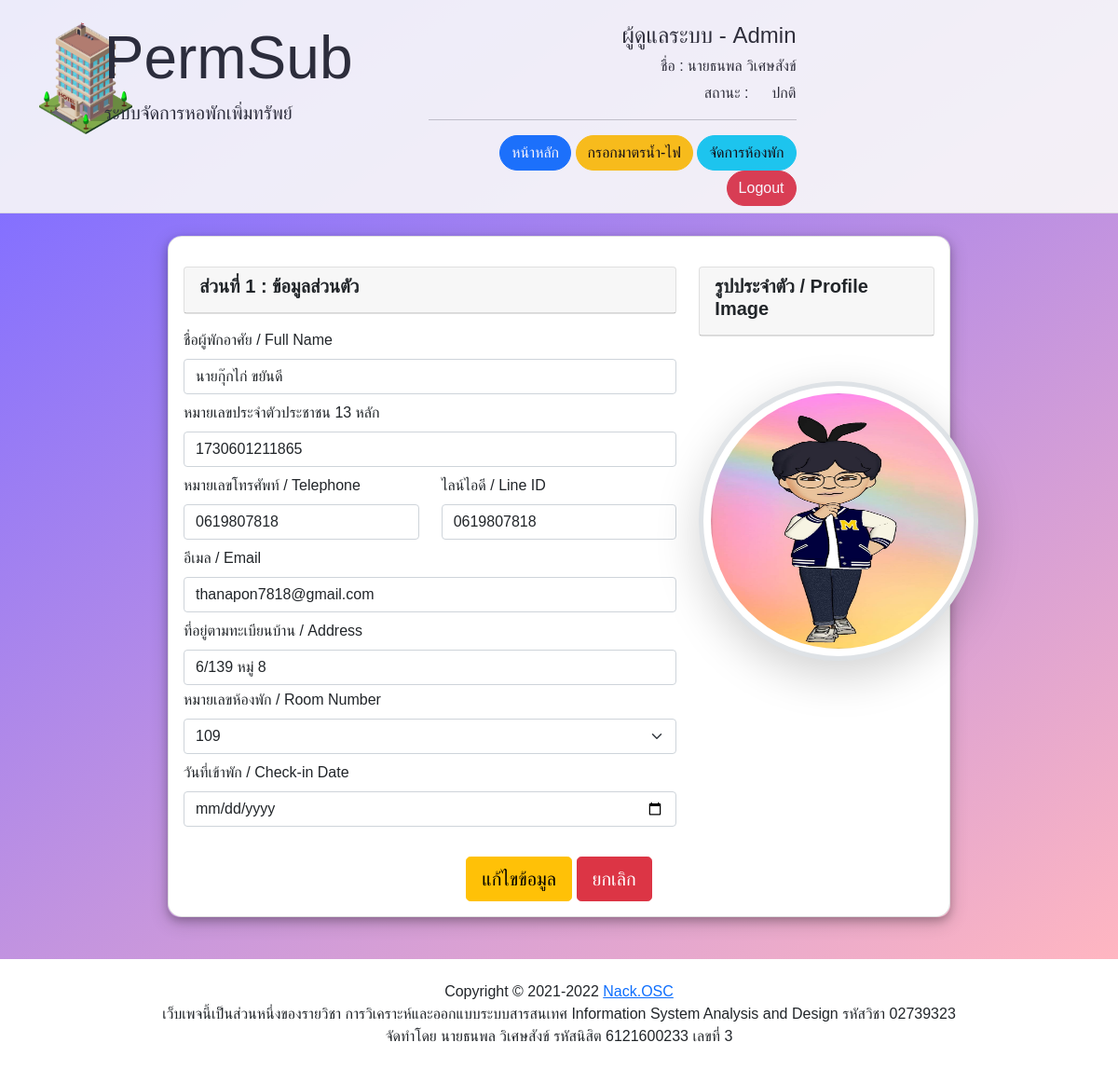
Screenshot of /sa/edit_page.php?id=39 (signed in) with the database file from the repository.
### tables this page shows
CREATE TABLE `users` (
  `user_id` int(11) NOT NULL,
  `room_id` int(3) NOT NULL,
  `status` varchar(5) NOT NULL DEFAULT 'user',
  `username` varchar(100) NOT NULL,
  `password` varchar(100) NOT NULL,
  `name` text NOT NULL,
  `phone` text NOT NULL,
  `line` text NOT NULL,
  `email` varchar(100) NOT NULL,
  `address` text NOT NULL,
  `id_card` text NOT NULL,
  `image` text NOT NULL,
  `check_in` date NOT NULL DEFAULT current_timestamp()
);

CREATE TABLE `rooms` (
  `room_id` int(3) NOT NULL,
  `check_in` date NOT NULL DEFAULT current_timestamp()
);

### sa/functions/functions.php (called while the page is built, shortened)
<?php
    class DB_con {
        function __construct() {
            $conn = mysqli_connect(DB_SERVER, DB_USER, DB_PASS, DB_NAME);
            $this->dbcon = $conn;
        }
        public function edit_profile($id){
            $result = mysqli_query($this->dbcon,
            "SELECT *
            FROM users
            INNER JOIN rooms
            ON users.room_id = rooms.room_id
            -- INNER JOIN invoices
            -- ON rooms.room_id = invoices.room_id
            -- INNER JOIN receipts
            -- ON receipts.invoice_id = invoices.invoice_id
            WHERE user_id ='$id' ");
            return $result;
        }
    }
?>

### sa/edit_page.php (the view, shortened to what this page needs)
<?php
    if ($_SESSION['user_id'] == "" || $_SESSION['status'] == "user" ) {
        header("location: welcome.php");
    }  else {
        include_once('functions/functions.php');
        $userdata = new DB_con();
        $result = $userdata->edit_profile($_GET['id']);
        $row =  mysqli_fetch_assoc($result);
?>
<!DOCTYPE html>
<html lang="en">
<head>
    <link rel="stylesheet" href="https://stackpath.bootstrapcdn.com/bootstrap/5.0.0-alpha1/css/bootstrap.min.css"
>
    <link rel="stylesheet" href="https://cdn.jsdelivr.net/npm/bootstrap-icons@1.4.0/font/bootstrap-icons.css">
    <link rel="stylesheet" href="style.css" type="text/css">
    <link rel="stylesheet" href="https://cdn.jsdelivr.net/chartist.js/latest/chartist.min.css">
</head>
<body class="font-set bg-set">
    <nav class="navbar navbar-light bg-light" style="opacity: 0.9;">
        <div class="container">
            <div class="row" style="opacity: 2;">
                <div class="col text-left mt-3">
                    <div class="row">
                        <div class="col-2">
                            <img class="mb-3" src="img/logo.png" style="width:100px;">
                        </div>
                        <div class="col">
                            <h3 class="display-3">PermSub</h3>
                            <h5>ระบบจัดการหอพักเพิ่มทรัพย์</h5>
                        </div>
                    </div>
                </div>
                <div class="mt-3 col" style="text-align: right;">
                    <h4>ผู้ดูแลระบบ - Admin</h4>
                    <h6>ชื่อ : <?php echo $_SESSION['name']; ?></h6>
                    <span>สถานะ : <div class="spinner-grow spinner-grow-sm text-success" role="status"></div><span
                            color="success"> ปกติ </span></span>
                    <hr>
                    <a href="admin.php" class="btn btn-primary rounded-pill">หน้าหลัก</a>
                    <a href="input_unit.php?id=1" class="btn btn-warning rounded-pill">กรอกมาตรน้ำ-ไฟ</a>
                    <a href="welcome_admin.php" class="btn btn-info rounded-pill">จัดการห้องพัก</a>
                    <a href="logout.php" class="btn btn-danger rounded-pill">Logout</a>
                </div>
            </div>
        </div>
    </nav>
    <div class="bg-set font-set pt-4">
        <div class="shadow-set " style="margin:auto; width:70%;">
            <div class="card" style="border-radius: 15px;">
                <div class="card-body">
                    <form name="reg_form" method="post" enctype=multipart/form-data>
                        <div class="row">
                            <div class="col-8">
                                <div class="mt-3 card">
                                    <div class="card-header">
                                        <h5><strong>ส่วนที่ 1 : ข้อมูลส่วนตัว</strong></h5>
                                    </div>
                                </div>
                                <div class="mt-2 mb-2 mr-2 ml-2">
                                    <div class="mt-3">
                                        <label for="fullname" class="form-label">ชื่อผู้พักอาศัย / Full Name</label>
                                        <input type="text" class="form-control" id="name" name="name"
                                            placeholder="นาย/นาง/นางสาว ชื่อ-นามสกุล"
                                            value="<?php echo $row["name"]; ?>" maxlength="50" required>
                                    </div>
                                    <div class="mt-2">
                                        <label for="fullname" class="form-label">หมายเลขประจำตัวประชาชน 13 หลัก</label>
                                        <input type="text" class="form-control" id="card" name="card"
                                            placeholder="กรอกหมายเลขประจำตัวประชาชน 13 หลัก"
                                            value="<?php echo $row["id_card"]; ?>" maxlength="13" required>
                                    </div>
                                    <div class="row">
                                        <div class="col">
                                            <div class="mt-2">
                                                <label for="fullname" class="form-label">หมายเลขโทรศัพท์ /
                                                    Telephone</label>
                                                <input type="text" class="form-control" id="phone" name="phone"
                                                    placeholder="06X-XXX-XXXX" value="<?php echo $row["phone"]; ?>"
                                                    maxlength="10" required>
                                            </div>
                                        </div>
                                        <div class="col">
                                            <div class="mt-2">
                                                <label class="form-label">ไลน์ไอดี / Line ID</label>
                                                <input type="text" class="form-control" id="line" name="line"
                                                    placeholder="กรอก Line ID" value="<?php echo $row["line"]; ?>"
                                                    maxlength="50" required>
                                            </div>
                                        </div>
                                    </div>
                                    <div class="mt-2">
                                        <label class="form-label">อีเมล / Email</label>
                                        <input type="email" class="form-control" id="email" name="email"
                                            placeholder="กรอก Email" value="<?php echo $row["email"]; ?>" maxlength="50"
                                            required>
                                    </div>
                                    <div class="mt-2">
                                        <label class="form-label">ที่อยู่ตามทะเบียนบ้าน / Address</label>
                                        <input type="text" class="form-control" id="address" name="address"
                                            placeholder="บ้านเลขที่ หมู่ ตำบล อำเภอ จังหวัด รหัสไปรษณีย์ "
                                            value="<?php echo $row["address"]; ?>" maxlength="100" required>
                                    </div>
                                    <div class="mt-1">
                                        <label   label class="form-label">หมายเลขห้องพัก / Room Number</label>
                                        <select class="form-select" name="room" id="room">
                                            <option value="<?php echo $row["room_id"]; ?>" selected><?php echo $row["room_id"]; ?></option>
                                        </select>
                                    </div>
                                    <div class="mt-2">
                                    <label for="check-in" class="form-label">วันที่เข้าพัก / Check-in Date</label>
                                    <input class="form-control" type="date" id="check-in" name="check-in" required>
                                </div>
                                </div>
                            </div>
                            <div class="col-4">
                                <div class="mt-3 card">
                                    <div class="card-header">
                                        <h5><strong>รูปประจำตัว / Profile Image</strong></h5>
                                    </div>
                                </div>
                                    <div class="mt-5 text-center">
                                        <?php
                                        if(empty($row['image'])){ ?>
                                        <img src="img/preprofile.png" alt="" style="height:400px; width:400px;">
                                        <?php }else{
                                            ?>
                                        <img class="border border-5 rounded-pill shadow-lg p-2 mb-5 bg-body rounded" src="<?php echo $row['image']; ?>" alt=""
                                            style="height: 300px; width:300px;">
                                        <?php
                                        } ?>
                                    </div>
                            </div>
                        </div>
                        <div class="text-center " style="margin:auto;width:300px;">
                            <br>
                            <button type="submit" name="submit" id="submit" class="btn btn-warning btn-lg">แก้ไขข้อมูล</button>
                            <a href="welcome_admin.php" type="submit" name="submit" id="submit"
                                class="btn btn-danger btn-lg">ยกเลิก</a>
                        </div>
                    </form>
                </div>
            </div>
        </div>
    </div>
</body>
<footer class="text-center pb-2 mt-2" style="padding-top:15px;background-color: white;">
    <span>Copyright &copy; 2021-2022 <a
            href="https://www.facebook.com/me/">Nack.OSC</a><br>เว็บเพจนี้เป็นส่วนหนึ่งของรายวิชา
        การวิเคราะห์และออกแบบระบบสารสนเทศ Information System Analysis and Design รหัสวิชา 02739323</span>
    <p>จัดทำโดย นายธนพล วิเศษสังข์ รหัสนิสิต 6121600233 เลขที่ 3</p>
</footer>
</html>
<?php
}
?>

### sa/style.css (style rules this page uses)
* { margin: 0; padding: 0; }
.font-set { font-size: medium; font-family: 'Mitr', sans-serif; }
.bg-set { height: 800px; background-image: linear-gradient(to bottom right , #8470FF, #FFB6C1); background-repeat: no-repeat; }
.shadow-set { box-shadow: 0 4px 8px 0 rgba(0, 0, 0, 0.2), 0 6px 20px 0 rgba(0, 0, 0, 0.19); border-radius: 13px; }

### sa/edit_page.php (style rules this page uses)
.navbar { box-shadow: inset 0-1px 0 0 rgba(0, 0, 0, 0.1); }
@media (min-width: 768px) { .navbar { top: 0; position: sticky; z-index: 999; } }

### rows the page displays
users: name "นายกุ๊กไก่ ขยันดี", card "1730601211865", phone "0619807818", line "0619807818", email "thanapon7818@gmail.com", address "6/139 หมู่ 8", room "109", image (picture)

### other values shown
$_SESSION['name'] "นายธนพล วิเศษสังข์"
